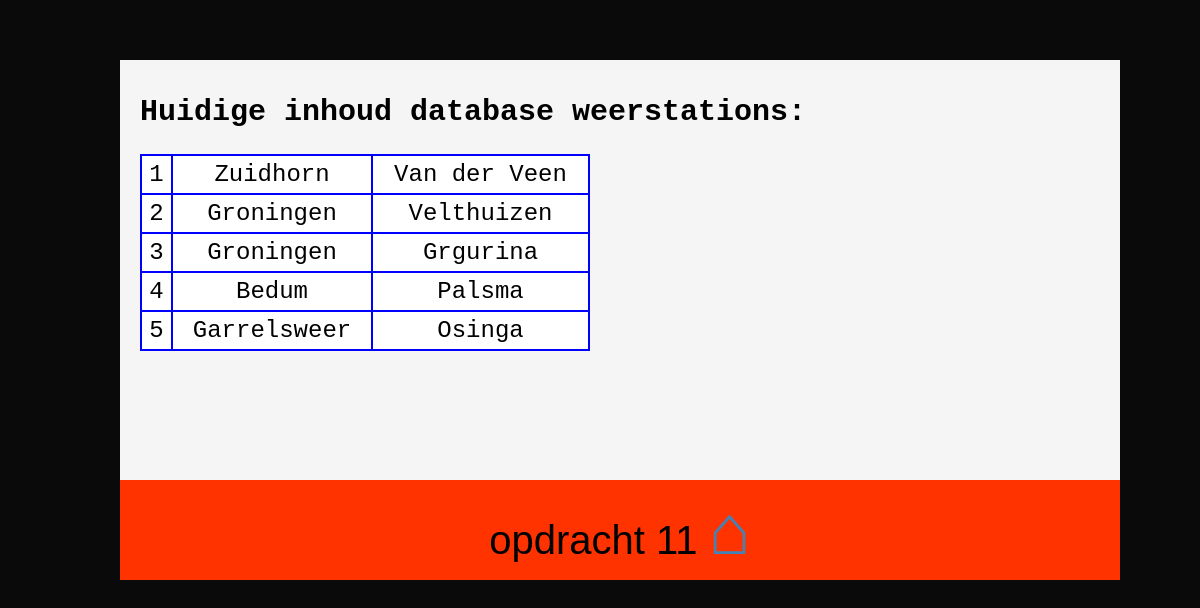
The page /public/PHP/opdracht_11.php on the database its author committed.
### tables this page shows
CREATE TABLE IF NOT EXISTS `stations` (
`ws_id` int(2) NOT NULL,
  `plaats` text NOT NULL,
  `beheerder` varchar(32) NOT NULL
);

### public/PHP/opdracht_11.php (the view, shortened to what this page needs)
<?PHP
include('opdracht_begin.php');
require('database.php');
$database = "weerstations";
$DBverbinding = mysqli_connect($servernaam, $gebruikersnaam, $wachtwoord, $database);
function toon_tabel($sql,$DBverbinding) {
  $records = mysqli_query($DBverbinding, $sql);
  $record_teller=0;
  while($record = mysqli_fetch_assoc($records)) {
    $lijst[$record_teller]=$record;
    $record_teller++;
  }
  echo '<h2>Huidige inhoud database weerstations:</h2>
        <table style="border-collapse: collapse; width: 450px; background: white; text-align: center; font-size: 1.2em;">';
  foreach ($lijst as $record) {
    echo '<tr style="height: 20px;">';
    echo '<td style="border: 2px solid blue; padding: 5px;">'.$record['ws_id'].'</td>
          <td style="border: 2px solid blue; padding: 5px;">'.$record['plaats'].'</td>
          <td style="border: 2px solid blue; padding: 5px;">'.$record['beheerder'].'</td>';
    echo '</tr>';
  }
  echo '</table>';
}
$sql = "SELECT * FROM stations";
toon_tabel($sql,$DBverbinding);
include('opdracht_eind.php');
?>

### public/PHP/CSS/main.css (style rules this page uses)
body { background-color: #0A0A0A; padding: 0; margin: 0; font-size: 125%; }

### rows shown on the page
stations: ws_id "1", plaats "Zuidhorn", beheerder "Van der Veen"
stations: ws_id "2", plaats "Groningen", beheerder "Velthuizen"
stations: ws_id "3", plaats "Groningen", beheerder "Grgurina"
stations: ws_id "4", plaats "Bedum", beheerder "Palsma"
stations: ws_id "5", plaats "Garrelsweer", beheerder "Osinga"

### other values the page prints
$titel "opdracht 11"
